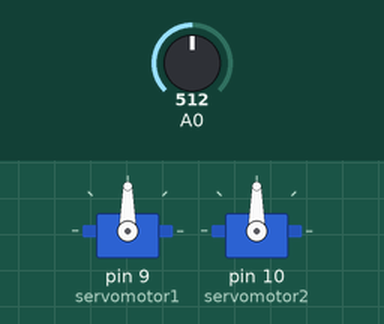
Simulated run of this sketch. Board: Arduino Uno, built with avr-gcc and run on an emulated ATmega328P. Parts: 2 × servo. The test bench sets the inputs (shaded band); at power-on: A0 = 512.

Above: at 1.2 s.
1.3 s: A0 set to 716
At 2.1 s:
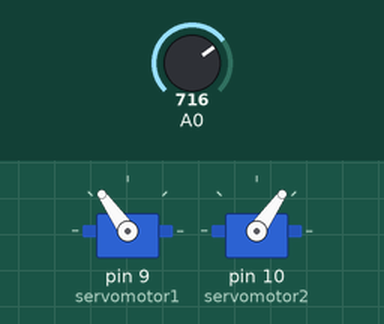
2.8 s: A0 set to 900
At 3.4 s:
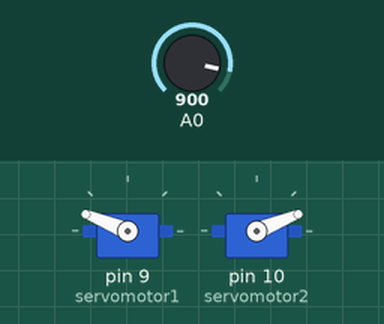
4.3 s: A0 set to 1023
At 5.5 s:
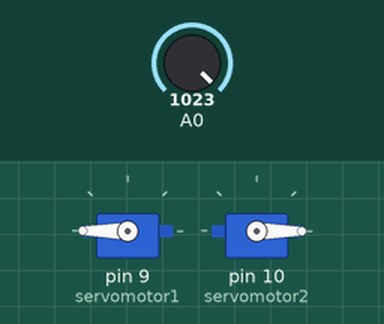
5.8 s: A0 set to 306
At 6.9 s:
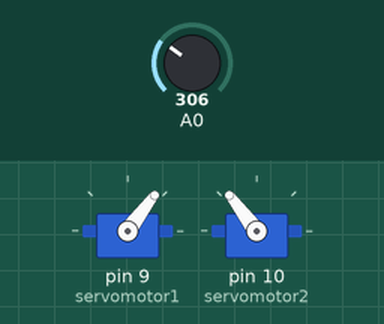
7.3 s: A0 set to 122
At 7.9 s:
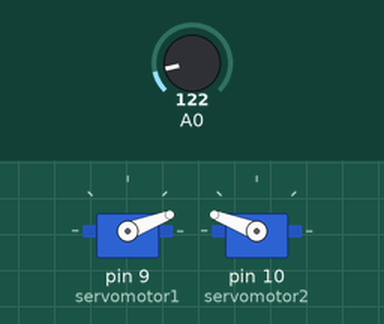
Timing chart, 0 to 9.8 s (numbered marks = the images above; inputs shaded):
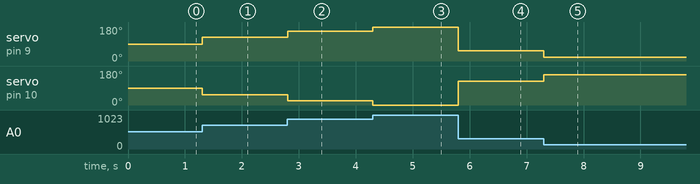

Measured:
- after the input at 1.3 s, servo on pin 9 (servomotor1): 90° → 125° at once; servo on pin 10 (servomotor2): 90° → 55° at once
- after the input at 2.8 s, servo on pin 9 (servomotor1): 125° → 158° at once; servo on pin 10 (servomotor2): 55° → 22° at once
- after the input at 4.3 s, servo on pin 9 (servomotor1): 158° → 180° at once; servo on pin 10 (servomotor2): 22° → 0° at once
- after the input at 5.8 s, servo on pin 9 (servomotor1): 180° → 53° at once; servo on pin 10 (servomotor2): 0° → 127° at once
- after the input at 7.3 s, servo on pin 9 (servomotor1): 53° → 21° at once; servo on pin 10 (servomotor2): 127° → 159° at once

The sketch:

bp2_4.ino
```cpp
#include <Servo.h>
Servo servomotor1;
Servo servomotor2;
int potdeg;

void setup()
{
 Serial.begin(9600);
 servomotor1.attach(9);
 servomotor2.attach(10);

}
void loop()
{
 potdeg=analogRead(A0);
 potdeg=map(potdeg,0,1023,0,180);
 potdeg=constrain(potdeg,0,180);
 servomotor1.write(potdeg);
 servomotor2.write(180-potdeg);
 delay(5);

}
```
